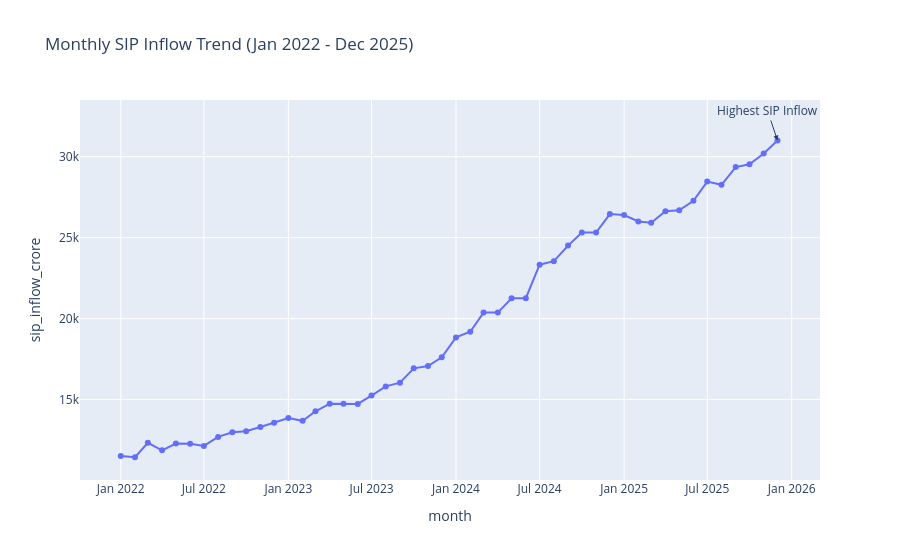

Notebook source saved alongside this figure:
### Code cell
import plotly.express as px

fig = px.line(
    sip,
    x="month",
    y="sip_inflow_crore",
    title="Monthly SIP Inflow Trend (Jan 2022 - Dec 2025)",
    markers=True
)

# Highlight highest SIP inflow
max_idx = sip["sip_inflow_crore"].idxmax()

fig.add_annotation(
    x=sip.loc[max_idx, "month"],
    y=sip.loc[max_idx, "sip_inflow_crore"],
    text="Highest SIP Inflow",
    showarrow=True,
    arrowhead=2
)

fig.show()
